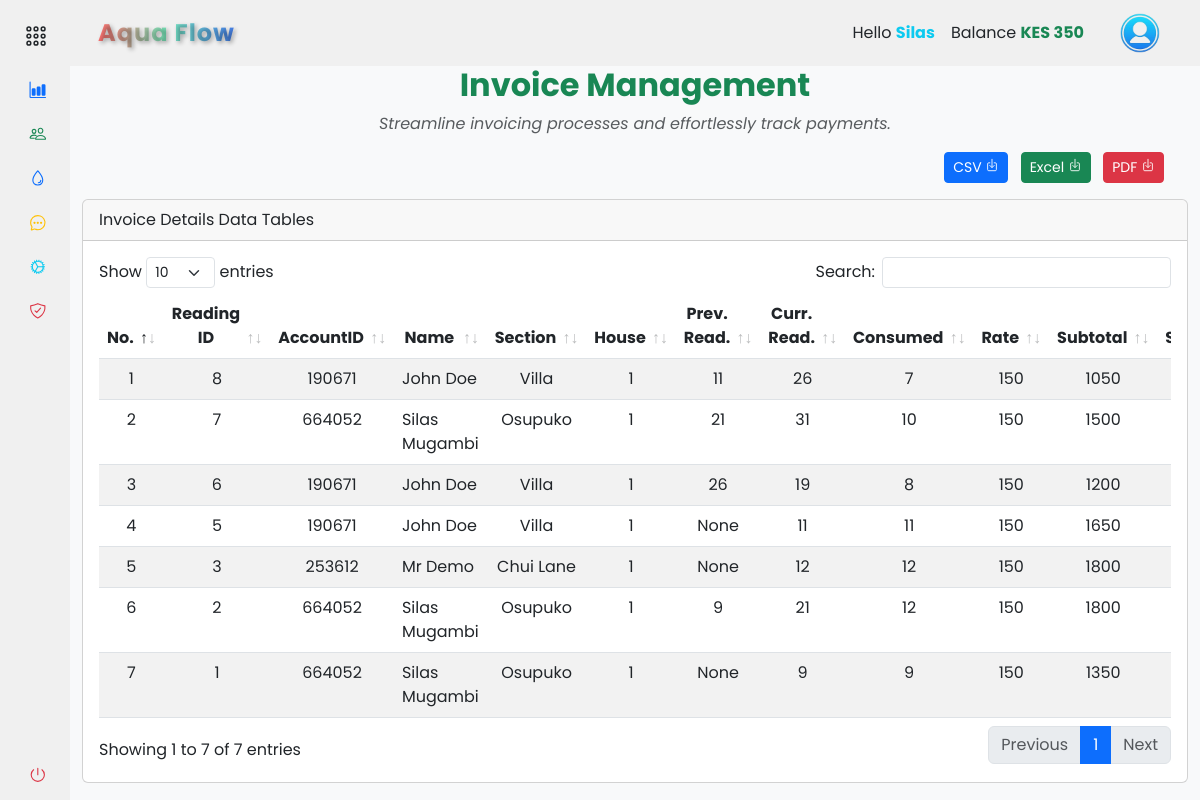
The page /accounts/records/billing (signed in) on the database its author committed.
### app/backend/database/models.py (models this page shows, shortened)
class Settings(db.Model):
    id = db.Column(db.Integer, primary_key=True)
    company_name = db.Column(db.String(255))
    unit_price = db.Column(db.Float)
    service_fee = db.Column(db.Float)
    house_sections = db.Column(db.String(255))
    bank_name = db.Column(db.String(255))
    paybill = db.Column(db.Integer)
    account_number = db.Column(db.Integer)
    contact_number = db.Column(db.String(20))

class User(db.Model, UserMixin):
    id = db.Column(db.Integer, primary_key=True)
    mobile_number = db.Column(db.String(20), unique=True, nullable=False)
    password_hash = db.Column(db.String(128), nullable=False)
    first_name = db.Column(db.String(50))
    last_name = db.Column(db.String(50))
    email = db.Column(db.String(120))
    house_section = db.Column(db.String(50))
    house_number = db.Column(db.String(20))
    profile_image = db.Column(db.String(255))
    is_active = db.Column(db.Boolean, default=True)
    is_admin = db.Column(db.Boolean, default=False)
    balance = db.Column(db.Float, default=0)
    unique_user_id = db.Column(db.String(6), unique=True, nullable=True)
    meter_readings = db.relationship('MeterReading', backref='user', lazy=True)
    payments = db.relationship('Payment', backref='user', lazy=True)

class MeterReading(db.Model):
    id = db.Column(db.Integer, primary_key=True)
    timestamp = db.Column(db.DateTime, default=datetime.now(timezone.utc) + timedelta(hours=3), nullable=False)
    customer_name = db.Column(db.String(50))
    house_section = db.Column(db.String(50))
    house_number = db.Column(db.String(20))
    reading_value = db.Column(db.Float)
    consumed = db.Column(db.Float)
    unit_price = db.Column(db.Float)
    service_fee = db.Column(db.Float)
    sub_total_price = db.Column(db.Float)
    total_price = db.Column(db.Float)
    reading_status = db.Column(db.Boolean, default=False)
    unique_user_id = db.Column(db.String(6))
    user_id = db.Column(db.Integer, db.ForeignKey('user.id'), nullable=False)
    payments = db.relationship('Payment', backref='meter_reading', lazy=True)

### app/backend/accounts/records/routes.py (the view)
@records_bp.route('/billing')
@login_required
def billing():
    billing_data = fetch_billing_data()
    make_payment_form = MakePaymentForm()
    return render_template('accounts/billing.html', make_payment=make_payment_form, billing_data=billing_data, payment_form=make_payment_form, hide_footer=True)

### app/backend/accounts/records/forms.py
class MakePaymentForm(FlaskForm):
    payment_amount = FloatField('Paid Amount', validators=[InputRequired(), NumberRange(min=0)])
    payment_method = SelectField('Payment Method', choices=[('m_pesa', 'M-Pesa'), ('bank_transfer', 'Bank Transfer'), ('debit_card', 'Debit Card'), ('credit_card', 'Credit Card'), ('paypal', 'PayPal')], validators=[InputRequired()])
    reference_number = StringField('Reference Number', validators=[Optional()])
    status = BooleanField('Payment Status')

### app/backend/accounts/accounts_context.py (called while the page is built)
def accounts_context():
    settings = Settings.query.first()
    company_name = settings.company_name if settings else 'ApoGen'
    bank_name = settings.bank_name if settings else 'M-Pesa'
    paybill = settings.paybill if settings else '123456'
    account_number = settings.account_number if settings else '123456789'
    contact_number = settings.contact_number if settings else '0722000111'
    total_bill = db.session.query(func.sum(MeterReading.total_price)).filter(MeterReading.reading_status == False).scalar()
    total_bill = total_bill or 0
    return {
        'company_name': company_name,
        'bank_name': bank_name,
        'paybill': paybill,
        'account_number': account_number,
        'contact_number': contact_number,
        'total_bill': total_bill
    }

def inject_now():
    return {'now': datetime.utcnow() + timedelta(hours=3)}

### app/frontend/templates/accounts/billing.html (shortened to what this page needs)
{% extends "base.html" %} {% block content %}
<section class="container-fluid">
  <div class="text-center">
    <h2 class="fw-bold text-success mb-2">Invoice Management</h2>
    <p class="text-muted fst-italic">
      Streamline invoicing processes and effortlessly track payments.
    </p>
  </div>
  <div class="row">
    <div class="col-md-12">
      <div class="mb-3 float-end me-3">
        <a
          href="#"
          class="btn btn-sm me-2 btn-primary"
          download="people_list.csv"
        >
          CSV <ion-icon name="download-outline"></ion-icon>
        </a>
        <a
          href="#"
          class="btn btn-sm me-2 btn-success"
          download="people_list.xlsx"
        >
          Excel <ion-icon name="download-outline"></ion-icon>
        </a>
        <a
          href="#"
          class="btn btn-sm me-2 btn-danger"
          download="people_list.pdf"
        >
          PDF <ion-icon name="download-outline"></ion-icon>
        </a>
      </div>
    </div>
  </div>
  <div class="col-md-12">
    <div class="card mb-3">
      <div class="card-header">Invoice Details Data Tables</div>
      <div class="card-body">
        <div class="table-responsive">
          <table
            class="table table-striped text-center data-table"
            style="width: 100%"
          >
            <thead>
              <tr>
                <th scope="col">No.</th>
                <th scope="col">Reading ID</th>
                <th scope="col">AccountID</th>
                <th scope="col">Name</th>
                <th scope="col">Section</th>
                <th scope="col">House</th>
                <th scope="col">Prev. Read.</th>
                <th scope="col">Curr. Read.</th>
                <th scope="col">Consumed</th>
                <th scope="col">Rate</th>
                <th scope="col">Subtotal</th>
                <th scope="col">Service</th>
              </tr>
            </thead>
            <tbody>
              {% if billing_data %} {% for entry in billing_data |
              sort(attribute='id', reverse=true) %} {% if not
              entry.reading_status or entry.reading_status %}
              <tr>
                <td>{{ loop.index }}</td>
                <td>{{ entry.id }}</td>
                <td>{{ entry.unique_user_id }}</td>
                <td class="text-start">{{ entry.customer_name.title() }}</td>
                <td>{{ entry.house_section.title() }}</td>
                <td>{{ entry.house_number }}</td>
                <td>
                  {{ "%0.0f"|format(entry.prev_reading) if entry.prev_reading is
                  not none else "None" }}
                </td>
                <td>{{ "%0.0f"|format(entry.curr_reading) }}</td>
                <td>{{ "%0.0f"|format(entry.consumed) }}</td>
                <td>{{ "%0.0f"|format(entry.unit_price) }}</td>
                <td>{{ "%0.0f"|format(entry.sub_total_price) }}</td>
                <td>{{ "%0.0f"|format(entry.service_fee) }}</td>
              </tr>
              {% endif %} {% endfor %} {% else %}
              <tr>
                <td colspan="12">No billing data available</td>
              </tr>
              {% endif %}
            </tbody>
          </table>
        </div>
      </div>
    </div>
  </div>
</section>
{% endblock %}

### app/frontend/templates/components/navbar.html (shortened to what this page needs)
{% if not hide_navbar %}
<header
  id="navbar"
  class="navbar navbar-expand-lg sticky-sm-top {% if not current_user.is_authenticated %}bg-dark{% endif %}"
>
  <div class="container-fluid">
    <a
      class="navbar-brand text-center d-flex align-items-center fw-bold ms-3 {% if not current_user.is_authenticated %}text-light{% else %}gradient-text{% endif %}"
      href="#"
    >
      {% if company_name %}{{ company_name.title() }}{% else %}ApoGen{% endif %}
    </a>
    <div class="collapse navbar-collapse" id="navbarToggler">
      <div class="d-flex align-items-center ms-auto">
         {% if current_user.is_authenticated %}
        <ul class="navbar-nav me-3">
          <li class="nav-item">
            <a class="nav-link text-dark">
              Hello
              <span class="text-info fw-bold"
                >{{ current_user.first_name.title() }}</span
              >
            </a>
          </li>
          <li class="nav-item">
            <a class="nav-link text-dark">
              Balance
              <span
                class="fw-bold {% if current_user.balance > 0 %}text-success{% elif current_user.balance == 0 %}text-dark{% else %}text-danger{% endif %}"
                >KES {{ "%0.0f"|format(current_user.balance) }}</span
              >
            </a>
          </li>
        </ul>
        <div class="btn-group">
          <button
            type="button"
            class="btn navbar-brand rounded-circle border-0"
            data-bs-toggle="dropdown"
            aria-expanded="false"
          >
            <img
              src="{{ url_for('static', filename='images/user.png') }}"
              alt="logo image"
              height="40px"
              width="40px"
            />
          </button>
        </div>
        {% endif %}
      </div>
    </div>
  </div>
</header>
{% endif %}

### app/frontend/static/css/styles.css (style rules this page uses)
a { text-decoration: none; cursor: pointer; }
li { list-style: none; }
button { border: none !important; outline: none; }
body { font-family: "Poppins", sans-serif; }
.navbar, #sidebar { background-color: #f0f0f0; z-index: 1000; }
.navbar-brand { font-size: 24px; letter-spacing: 1px; text-decoration: none; transition: transform 0.3s ease; }
.gradient-text { background: linear-gradient(to right, #ff6e6e, #78e8bc, #4780ec); -webkit-background-clip: text; -webkit-text-fill-color: transparent; font-weight: bold; text-shadow: 2px 2px 4px rgba(0, 0, 0, 0.3); }

### rows shown on the page
Settings: title "Aqua Flow"
User: first_name "Silas", balance "350"
MeterReading: id "8", unique_user_id "190671", customer_name "John Doe", house_section "Villa", house_number "1", prev_reading "11", curr_reading "26", consumed "7", unit_price "150", sub_total_price "1050"
MeterReading: id "7", unique_user_id "664052", customer_name "Silas Mugambi", house_section "Osupuko", house_number "1", prev_reading "21", curr_reading "31", consumed "10", unit_price "150", sub_total_price "1500"
MeterReading: id "6", unique_user_id "190671", customer_name "John Doe", house_section "Villa", house_number "1", prev_reading "26", curr_reading "19", consumed "8", unit_price "150", sub_total_price "1200"
MeterReading: id "5", unique_user_id "190671", customer_name "John Doe", house_section "Villa", house_number "1", prev_reading "None", curr_reading "11", consumed "11", unit_price "150", sub_total_price "1650"
MeterReading: id "3", unique_user_id "253612", customer_name "Mr Demo", house_section "Chui Lane", house_number "1", prev_reading "None", curr_reading "12", consumed "12", unit_price "150", sub_total_price "1800"
MeterReading: id "2", unique_user_id "664052", customer_name "Silas Mugambi", house_section "Osupuko", house_number "1", prev_reading "9", curr_reading "21", consumed "12", unit_price "150", sub_total_price "1800"
MeterReading: id "1", unique_user_id "664052", customer_name "Silas Mugambi", house_section "Osupuko", house_number "1", prev_reading "None", curr_reading "9", consumed "9", unit_price "150", sub_total_price "1350"
